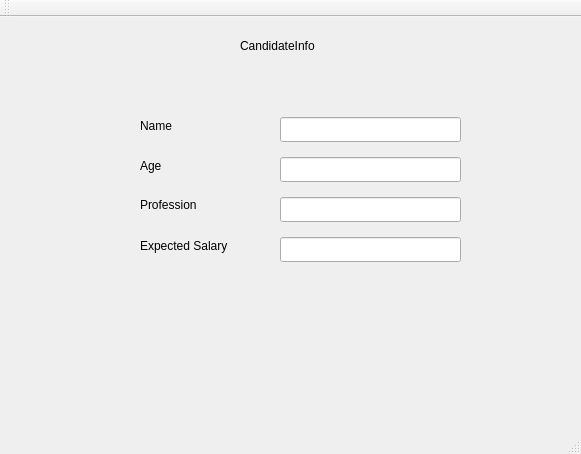
<?xml version="1.0" encoding="UTF-8"?>
<ui version="4.0">
 <class>MainWindow</class>
 <widget class="QMainWindow" name="MainWindow">
  <property name="geometry">
   <rect>
    <x>0</x>
    <y>0</y>
    <width>581</width>
    <height>454</height>
   </rect>
  </property>
  <property name="windowTitle">
   <string>MainWindow</string>
  </property>
  <widget class="QWidget" name="centralWidget">
   <widget class="QLabel" name="label">
    <property name="geometry">
     <rect>
      <x>240</x>
      <y>20</y>
      <width>111</width>
      <height>17</height>
     </rect>
    </property>
    <property name="text">
     <string>CandidateInfo</string>
    </property>
   </widget>
   <widget class="QLabel" name="label_2">
    <property name="geometry">
     <rect>
      <x>140</x>
      <y>100</y>
      <width>67</width>
      <height>17</height>
     </rect>
    </property>
    <property name="text">
     <string>Name</string>
    </property>
   </widget>
   <widget class="QLabel" name="label_3">
    <property name="geometry">
     <rect>
      <x>140</x>
      <y>140</y>
      <width>67</width>
      <height>17</height>
     </rect>
    </property>
    <property name="text">
     <string>Age</string>
    </property>
   </widget>
   <widget class="QLabel" name="label_4">
    <property name="geometry">
     <rect>
      <x>140</x>
      <y>180</y>
      <width>81</width>
      <height>16</height>
     </rect>
    </property>
    <property name="text">
     <string>Profession</string>
    </property>
   </widget>
   <widget class="QLabel" name="label_5">
    <property name="geometry">
     <rect>
      <x>140</x>
      <y>220</y>
      <width>141</width>
      <height>17</height>
     </rect>
    </property>
    <property name="text">
     <string>Expected Salary</string>
    </property>
   </widget>
   <widget class="QLineEdit" name="NameLine">
    <property name="geometry">
     <rect>
      <x>280</x>
      <y>100</y>
      <width>181</width>
      <height>25</height>
     </rect>
    </property>
   </widget>
   <widget class="QLineEdit" name="AgeLine">
    <property name="geometry">
     <rect>
      <x>280</x>
      <y>140</y>
      <width>181</width>
      <height>25</height>
     </rect>
    </property>
   </widget>
   <widget class="QLineEdit" name="ProfessionLine">
    <property name="geometry">
     <rect>
      <x>280</x>
      <y>180</y>
      <width>181</width>
      <height>25</height>
     </rect>
    </property>
   </widget>
   <widget class="QLineEdit" name="SalaryLine">
    <property name="geometry">
     <rect>
      <x>280</x>
      <y>220</y>
      <width>181</width>
      <height>25</height>
     </rect>
    </property>
   </widget>
  </widget>
  <widget class="QMenuBar" name="menuBar">
   <property name="geometry">
    <rect>
     <x>0</x>
     <y>0</y>
     <width>581</width>
     <height>22</height>
    </rect>
   </property>
  </widget>
  <widget class="QToolBar" name="mainToolBar">
   <attribute name="toolBarArea">
    <enum>TopToolBarArea</enum>
   </attribute>
   <attribute name="toolBarBreak">
    <bool>false</bool>
   </attribute>
  </widget>
  <widget class="QStatusBar" name="statusBar"/>
 </widget>
 <layoutdefault spacing="6" margin="11"/>
 <resources/>
 <connections/>
</ui>
